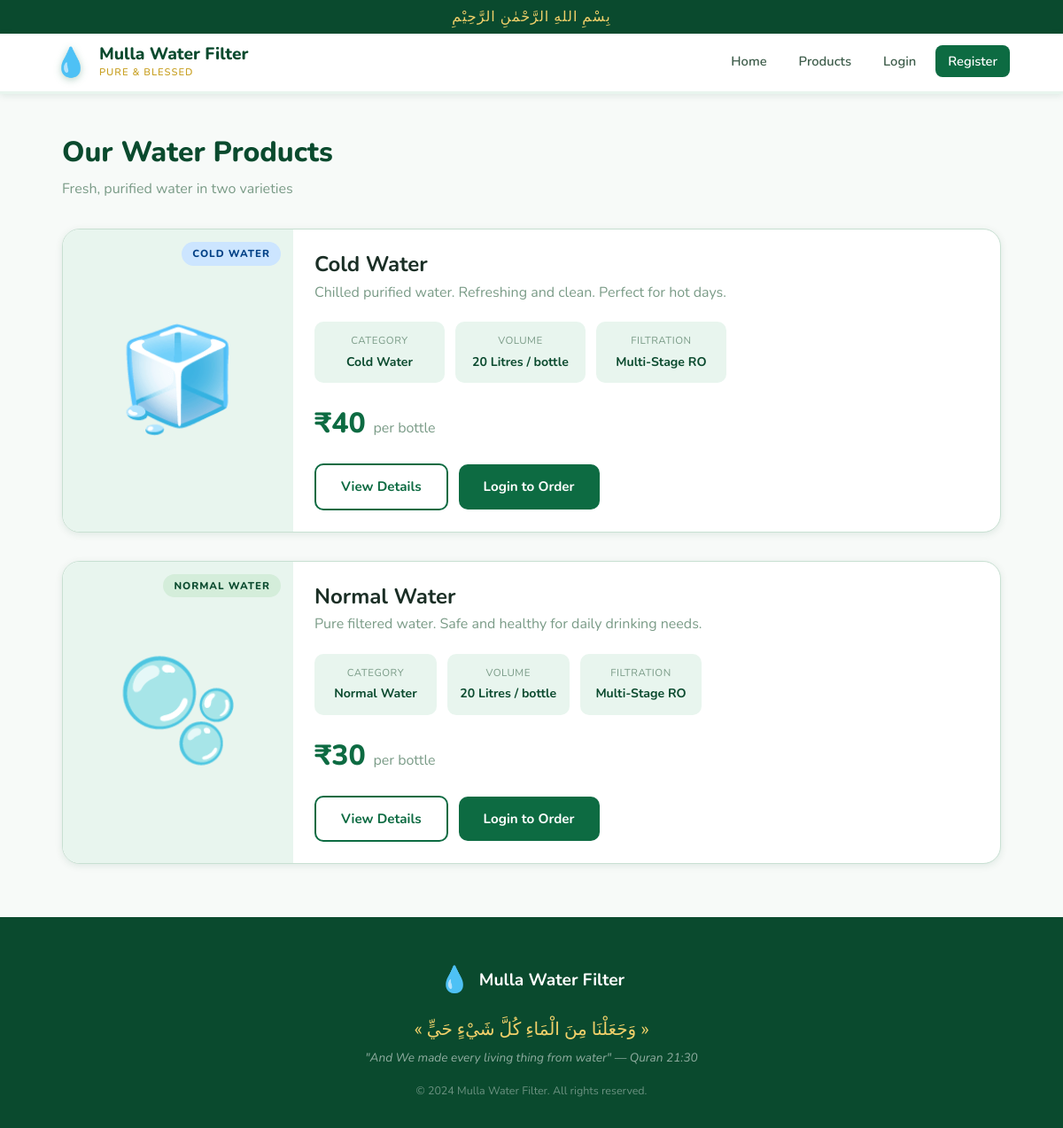
Page /products on the committed database.
### tables this page shows
CREATE TABLE products (
        id INTEGER PRIMARY KEY AUTOINCREMENT,
        name TEXT NOT NULL,
        category TEXT NOT NULL,
        price REAL NOT NULL,
        description TEXT,
        image_url TEXT,
        is_active INTEGER DEFAULT 1
    );

### app.py (the view)
@app.route('/products')
def products():
    db = get_db()
    products = db.execute("SELECT * FROM products WHERE is_active=1").fetchall()
    db.close()
    return render_template('products.html', products=products)

### app.py (called while the page is built)
def get_db():
    conn = sqlite3.connect(DATABASE)
    conn.row_factory = sqlite3.Row  # Return dict-like rows
    return conn

### templates/products.html (shortened to what this page needs)
{% extends "base.html" %}
{% block content %}
<div class="container page-container">
  <div class="page-header">
    <h1>Our Water Products</h1>
    <p>Fresh, purified water in two varieties</p>
  </div>
  <div class="products-grid products-grid-lg">
    {% for product in products %}
    <div class="product-card product-card-lg">
      <div class="product-img-wrap-lg">
        {% if product['category'] == 'cold' %}
          <div class="product-emoji-xl">🧊</div>
          <div class="product-badge cold-badge">COLD WATER</div>
        {% else %}
          <div class="product-emoji-xl">🫧</div>
          <div class="product-badge normal-badge">NORMAL WATER</div>
        {% endif %}
      </div>
      <div class="product-info">
        <h2>{{ product['name'] }}</h2>
        <p class="product-desc-lg">{{ product['description'] }}</p>
        <div class="product-specs">
          <div class="spec"><span>Category</span><strong>{{ product['category']|capitalize }} Water</strong></div>
          <div class="spec"><span>Volume</span><strong>20 Litres / bottle</strong></div>
          <div class="spec"><span>Filtration</span><strong>Multi-Stage RO</strong></div>
        </div>
        <div class="product-price-big">₹{{ product['price']|int }} <span>per bottle</span></div>
        <div class="product-actions-lg">
          <a href="{{ url_for('product_detail', product_id=product['id']) }}" class="btn-outline">View Details</a>
          {% if session.get('role') == 'customer' %}
          <form method="POST" action="{{ url_for('add_to_cart') }}" style="display:flex;gap:8px;align-items:center;">
            <input type="hidden" name="product_id" value="{{ product['id'] }}"/>
            <input type="number" name="quantity" value="1" min="1" max="50" class="qty-input-lg"/>
            <button type="submit" class="btn-primary">Add to Cart 🛒</button>
          </form>
          {% elif not session.get('user_id') %}
          <a href="{{ url_for('login') }}" class="btn-primary">Login to Order</a>
          {% endif %}
        </div>
      </div>
    </div>
    {% endfor %}
  </div>
</div>
{% endblock %}

### static/css/style.css (style rules this page uses)
:root { --green-dark: #0a4a2e; --green-main: #0d6b42; --green-mid: #1a8c57; --green-light: #27ae60; --green-pale: #e8f5ee; --green-pale2: #d4edda; --gold: #c9a227; --gold-light: #f0d06a; --white: #ffffff; --off-white: #f7faf8; --text-dark: #1a2e25; --text-mid: #3d5c4a; --text-muted: #7a9b87; --border: #c8e0d2; --shadow-sm: 0 2px 8px rgba(10,74,46,0.10); --shadow-md: 0 6px 24px rgba(10,74,46,0.15); --shadow-lg: 0 16px 48px rgba(10,74,46,0.18); --radius: 12px; --radius-lg: 20px; --transition: all 0.25s ease; }
*, *::before, *::after { box-sizing: border-box; margin: 0; padding: 0; }
html { scroll-behavior: smooth; }
body { font-family: 'Nunito', sans-serif; background: var(--off-white); color: var(--text-dark); line-height: 1.6; }
a { text-decoration: none; color: inherit; }
.container { max-width: 1180px; margin: 0 auto; padding: 0 5%; }
.page-container { padding-top: 40px; padding-bottom: 60px; }
.page-header { margin-bottom: 32px; }
.page-header h1 { font-size: 2rem; font-weight: 800; color: var(--green-dark); }
.page-header p { color: var(--text-muted); margin-top: 4px; }
.btn-primary { background: var(--green-main); color: var(--white); padding: 13px 28px; border-radius: 10px; font-weight: 700; font-size: 0.95rem; border: none; cursor: pointer; transition: var(--transition); display: inline-block; text-align: center; }
.btn-outline { background: transparent; color: var(--green-main); padding: 12px 28px; border-radius: 10px; font-weight: 700; font-size: 0.95rem; border: 2px solid var(--green-main); cursor: pointer; transition: var(--transition); display: inline-block; text-align: center; }
.products-grid { display: grid; grid-template-columns: repeat(auto-fit, minmax(280px, 1fr)); gap: 28px; }
.products-grid-lg { grid-template-columns: 1fr; gap: 32px; }
.product-card { background: var(--white); border-radius: var(--radius-lg); box-shadow: var(--shadow-sm); overflow: hidden; transition: var(--transition); border: 1px solid var(--border); }
.product-badge { position: absolute; top: 14px; right: 14px; padding: 4px 12px; border-radius: 100px; font-size: 0.72rem; font-weight: 800; letter-spacing: 1px; }
.cold-badge { background: #cce5ff; color: #004085; }
.normal-badge { background: var(--green-pale2); color: var(--green-dark); }
.product-info { padding: 20px 24px 24px; }
.product-card-lg { display: flex; flex-direction: row; gap: 0; }
.product-img-wrap-lg { flex: 0 0 260px; background: var(--green-pale); display: flex; flex-direction: column; align-items: center; justify-content: center; padding: 40px; position: relative; }
.product-emoji-xl { font-size: 7rem; }
.product-desc-lg { color: var(--text-muted); margin-bottom: 20px; line-height: 1.6; }
.product-specs { display: grid; grid-template-columns: repeat(3, 1fr); gap: 12px; margin-bottom: 20px; }
.spec { background: var(--green-pale); border-radius: 10px; padding: 12px; text-align: center; }
.spec span { display: block; font-size: 0.72rem; color: var(--text-muted); text-transform: uppercase; letter-spacing: 0.5px; }
.spec strong { display: block; font-size: 0.88rem; color: var(--green-dark); margin-top: 4px; }
.product-price-big { font-size: 2rem; font-weight: 800; color: var(--green-main); margin-bottom: 20px; }
.product-price-big span { font-size: 1rem; color: var(--text-muted); font-weight: 400; }
.product-actions-lg { display: flex; align-items: center; gap: 12px; flex-wrap: wrap; }

### rows in the picture
products: shows "COLD WATER", name "Cold Water", description "Chilled purified water. Refreshing and clean. Perfect for hot days.", category "Cold", price "40"
products: shows "NORMAL WATER", name "Normal Water", description "Pure filtered water. Safe and healthy for daily drinking needs.", category "Normal", price "30"
